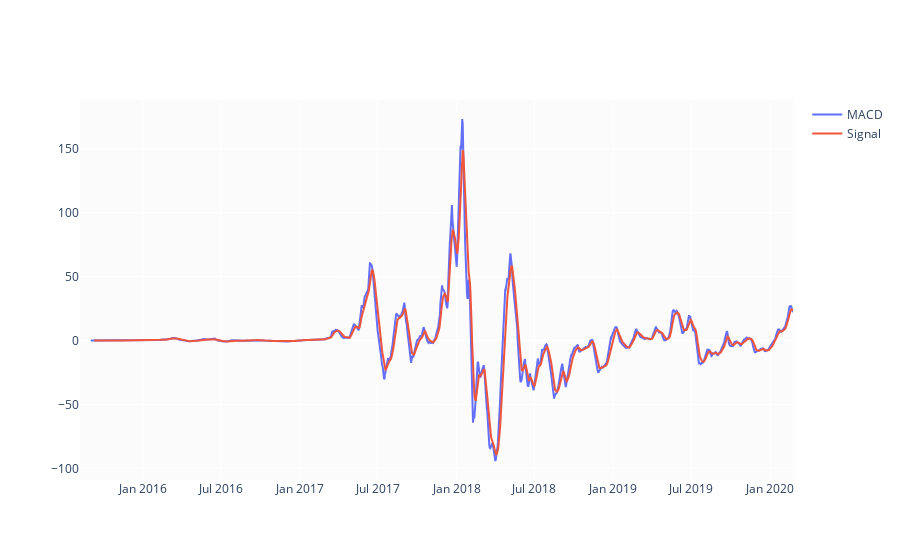

This figure's notebook cell:
### Code cell
#Create MACD feature, when MACD crosses signal line that is a buy signal. Click to zoom in on graph
EMA_12 = pd.Series(df['Close'].ewm(span=12, min_periods=12).mean())
EMA_26 = pd.Series(df['Close'].ewm(span=26, min_periods=26).mean())
df['MACD'] = pd.Series(EMA_12 - EMA_26)
df['MACD_signal'] = pd.Series(df.MACD.ewm(span=9, min_periods=9).mean())

fig = make_subplots(rows=1, cols=1)
fig.add_trace(go.Scatter(x=df.Date, y=df['MACD'], name='MACD'), row=1, col=1)
fig.add_trace(go.Scatter(x=df.Date, y=df['MACD_signal'], name='Signal'), row=1, col=1)
fig.show()

### Figure 1 — Plotly figure (JSON) as saved in the notebook; plotly's stock layout.template omitted (floating-point values rounded to 4 significant figures; data arrays with more than 128 entries replaced by an {"elided": "..."} marker saying what was removed)
{"data": [{"name": "MACD", "type": "scatter", "x": {"elided": "1661 str values"}, "xaxis": "x", "y": {"elided": "1661 float values"}, "yaxis": "y"}, {"name": "Signal", "type": "scatter", "x": {"elided": "1661 str values"}, "xaxis": "x", "y": {"elided": "1661 float values"}, "yaxis": "y"}], "layout": {"xaxis": {"anchor": "y", "domain": [0, 1]}, "yaxis": {"anchor": "x", "domain": [0, 1]}}}
